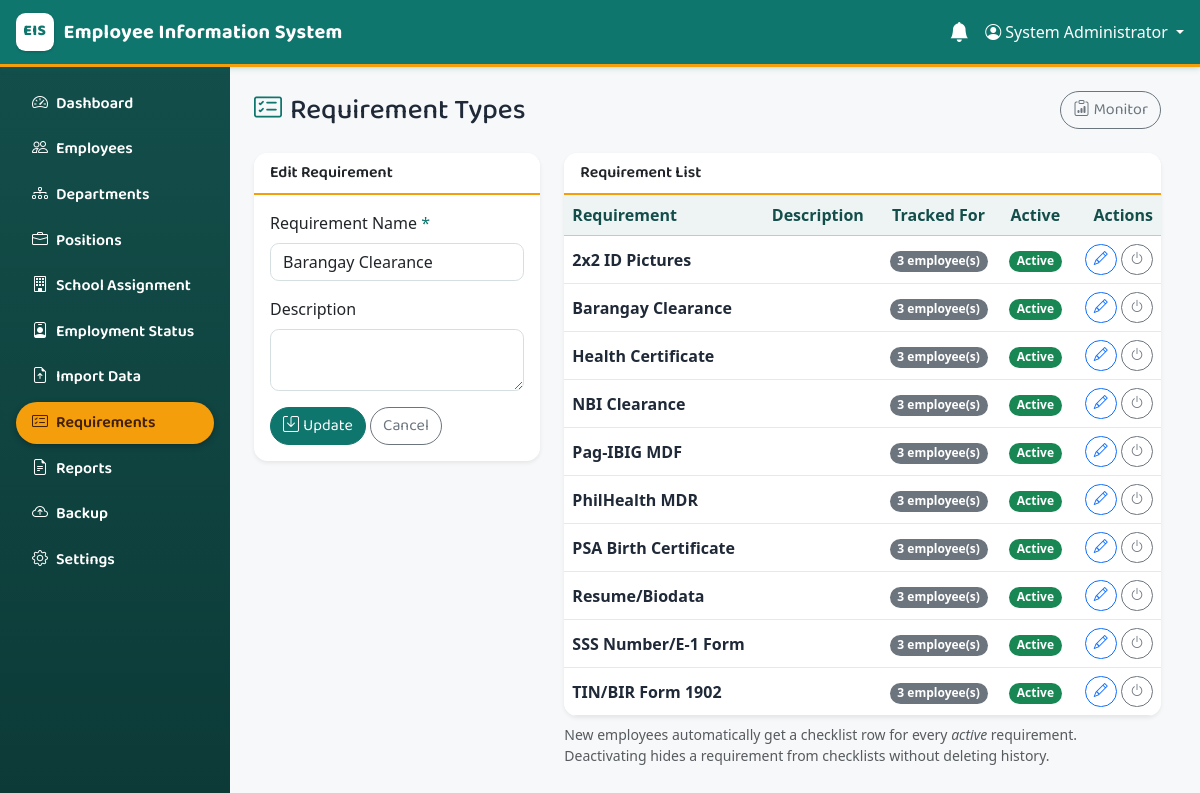
/modules/requirements/types.php?edit=6 (signed in), run on the app's committed database.
### tables this page shows
CREATE TABLE `requirement_types` (
  `requirement_type_id` int unsigned NOT NULL AUTO_INCREMENT,
  `requirement_name` varchar(100) NOT NULL,
  `description` varchar(255) DEFAULT NULL,
  `is_active` tinyint(1) NOT NULL DEFAULT '1',
  PRIMARY KEY (`requirement_type_id`),
  UNIQUE KEY `uq_requirement_types_name` (`requirement_name`)
);

### includes/functions.php (called while the page is built, shortened)
<?php
function e(?string $value): string
{
    return htmlspecialchars($value ?? '', ENT_QUOTES, 'UTF-8');
}

### modules/requirements/types.php (the view, shortened to what this page needs)
<?php
require_once __DIR__ . '/../../config/app.php';
$editing = null;
if (isset($_GET['edit'])) {
    $stmt = $pdo->prepare('SELECT * FROM requirement_types WHERE requirement_type_id = ?');
    $stmt->execute([(int)$_GET['edit']]);
    $editing = $stmt->fetch() ?: null;
}
$types = $pdo->query(
    'SELECT rt.*, COUNT(er.employee_requirement_id) AS in_use
     FROM requirement_types rt
     LEFT JOIN employee_requirements er ON er.requirement_type_id = rt.requirement_type_id
     GROUP BY rt.requirement_type_id ORDER BY rt.requirement_name'
)->fetchAll();
require __DIR__ . '/../../includes/header.php';
?>
<div class="d-flex justify-content-between align-items-center mb-4">
    <h1 class="h3 mb-0"><i class="bi bi-card-checklist me-2"></i>Requirement Types</h1>
    <div>
        <a href="monitor.php" class="btn btn-outline-secondary"><i class="bi bi-clipboard-data me-1"></i>Monitor</a>
    </div>
</div>
<div class="row g-4">
    <div class="col-lg-4">
        <div class="card shadow-sm">
            <div class="card-header bg-white fw-semibold"><?= $editing ? 'Edit Requirement' : 'Add Requirement' ?></div>
            <div class="card-body">
                <form method="post">
                    <div class="mb-3">
                        <label class="form-label">Requirement Name <span class="text-danger">*</span></label>
                        <input type="text" class="form-control" name="requirement_name" maxlength="100" required
                               value="<?= e($editing['requirement_name'] ?? '') ?>">
                    </div>
                    <div class="mb-3">
                        <label class="form-label">Description</label>
                        <textarea class="form-control" name="description" rows="2" maxlength="255"><?= e($editing['description'] ?? '') ?></textarea>
                    </div>
                    <button type="submit" class="btn btn-danger"><i class="bi bi-save me-1"></i><?= $editing ? 'Update' : 'Save' ?></button>
                    <?php if ($editing): ?><a href="types.php" class="btn btn-outline-secondary">Cancel</a><?php endif; ?>
                </form>
            </div>
        </div>
    </div>
    <div class="col-lg-8">
        <div class="card shadow-sm">
            <div class="card-header bg-white fw-semibold">Requirement List</div>
            <div class="table-responsive">
                <table class="table table-hover align-middle mb-0">
                    <thead class="table-light">
                        <tr><th>Requirement</th><th>Description</th><th class="text-center">Tracked For</th><th class="text-center">Active</th><th class="text-end">Actions</th></tr>
                    </thead>
                    <tbody>
                    <?php foreach ($types as $t): ?>
                        <tr class="<?= $t['is_active'] ? '' : 'table-secondary' ?>">
                            <td class="fw-semibold"><?= e($t['requirement_name']) ?></td>
                            <td class="small"><?= e($t['description'] ?? '') ?></td>
                            <td class="text-center"><span class="badge text-bg-secondary"><?= (int)$t['in_use'] ?> employee(s)</span></td>
                            <td class="text-center">
                                <?php if ($t['is_active']): ?>
                                    <span class="badge text-bg-success">Active</span>
                                <?php else: ?>
                                    <span class="badge text-bg-secondary">Inactive</span>
                                <?php endif; ?>
                            </td>
                            <td class="text-end text-nowrap">
                                <a href="types.php?edit=<?= (int)$t['requirement_type_id'] ?>" class="btn btn-sm btn-outline-primary"><i class="bi bi-pencil"></i></a>
                                <form method="post" class="d-inline">
                                    <button class="btn btn-sm btn-outline-secondary" title="<?= $t['is_active'] ? 'Deactivate' : 'Activate' ?>">
                                        <i class="bi bi-power"></i>
                                    </button>
                                </form>
                            </td>
                        </tr>
                    <?php endforeach; ?>
                    </tbody>
                </table>
            </div>
        </div>
        <p class="text-muted small mt-2">
            New employees automatically get a checklist row for every <em>active</em> requirement.
            Deactivating hides a requirement from checklists without deleting history.
        </p>
    </div>
</div>
<?php require __DIR__ . '/../../includes/footer.php'; ?>

### assets/css/style.css (style rules this page uses)
:root { --eis-primary: #0f766e; --eis-primary-dark: #0b5a54; --eis-deep: #134e4a; --eis-deep-dark: #0c3a37; --eis-accent: #f59e0b; --eis-accent-dark: #d97706; --eis-surface: #f6f8f9; --eis-card: #ffffff; --eis-line: #e4eaec; --eis-text: #1f2937; --eis-muted: #64748b; }
html, body { height: 100%; }
body { padding-right: 0 !important; margin: 0; background-color: var(--eis-surface); color: var(--eis-text); display: flex; flex-direction: column; overflow: hidden; }
h1, h2, h3, h4, h5, h6, .h1, .h2, .h3, .h4, .h5, .h6, .navbar-brand, .btn, .nav-link, .card-header, .dropdown-header { font-family: 'Baloo 2', 'Segoe UI', system-ui, sans-serif; }
h1 i, .h3 i { color: var(--eis-primary); }
.text-danger { color: var(--eis-primary) !important; }
.btn-danger { background-color: var(--eis-primary); border-color: var(--eis-primary); }
.card { border: none; border-radius: .85rem; overflow: clip; background-color: var(--eis-card); box-shadow: 0 2px 8px rgba(19, 78, 74, .07); }
.card-header { background-color: var(--eis-card) !important; border-bottom: 2px solid var(--eis-accent); font-weight: 600; }
.table { --bs-table-color: var(--eis-text); border-color: var(--eis-line); }
.table-light, .table thead.table-light th { --bs-table-bg: #eef4f4; color: #134e4a; }
.btn { border-radius: 50rem; }
.form-control, .form-select { border-radius: .55rem; border-color: #d5dee0; }
.badge { border-radius: 50rem; }

### data on the page
requirement_types: requirement_name "Barangay Clearance", in_use "3", is_active "Active"
requirement_types: requirement_name "2x2 ID Pictures", in_use "3", is_active "Active"
requirement_types: requirement_name "Health Certificate", in_use "3", is_active "Active"
requirement_types: requirement_name "NBI Clearance", in_use "3", is_active "Active"
requirement_types: requirement_name "Pag-IBIG MDF", in_use "3", is_active "Active"
requirement_types: requirement_name "PhilHealth MDR", in_use "3", is_active "Active"
requirement_types: requirement_name "PSA Birth Certificate", in_use "3", is_active "Active"
requirement_types: requirement_name "Resume/Biodata", in_use "3", is_active "Active"
requirement_types: requirement_name "SSS Number/E-1 Form", in_use "3", is_active "Active"
requirement_types: requirement_name "TIN/BIR Form 1902", in_use "3", is_active "Active"

### other printed values
APP_NAME "Employee Information System"
$_SESSION['full_name'] "System Administrator"
$item['label'] "Dashboard"
$item['label'] "Employees"
$item['label'] "Departments"
$item['label'] "Positions"
$item['label'] "School Assignment"
$item['label'] "Employment Status"
$item['label'] "Import Data"
$item['label'] "Requirements"
$item['label'] "Reports"
$item['label'] "Backup"
$item['label'] "Settings"
